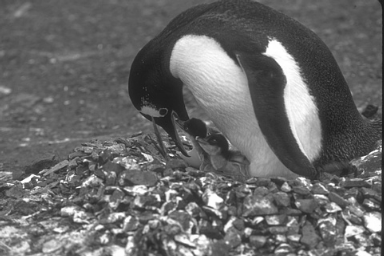
#> input picture 課程學習/影像處理/drive-download-20200918T011645Z-001/penguin.png, 384 x 256 px
$ python 01.py
#> lines starting #> are read from the running program, lines starting #| are printed output that depends on the picture; after the words box and inside, x2 and y2 are one past the last pixel; in counts of white or black regions, pixels touching at a corner belong together
import cv2
import numpy as np

def calcAndDrawHist(image, color):
    hist= cv2.calcHist([image], [0], None, [256], [0.0,255.0])
    minVal, maxVal, minLoc, maxLoc = cv2.minMaxLoc(hist)
    histImg = np.zeros([256,256,3], np.uint8)
    hpt = int(0.9* 256)

    for h in range(256):
        intensity = int(hist[h]*hpt/maxVal)
        cv2.line(histImg,(h,256), (h,256-intensity), color)

    return histImg

img = cv2.imread("penguin.png",0)
#> img is the input picture: shape (256, 384); min 23, max 255, mean 104.8
eqimg = cv2.equalizeHist(img)
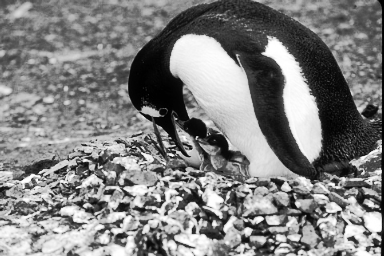
#> eqimg: shape (256, 384); min 0, max 255, mean 128.7

his = calcAndDrawHist(img,(255,255,255))
#> in calcAndDrawHist, `hist= cv2.calcHist([image], [0], None, [256], [0.0,255.0])`: hist = 256 values, max 2088 at index 93, min 0 at index 0, mean 383.9
#> in calcAndDrawHist, `minVal, maxVal, minLoc, maxLoc = cv2.minMaxLoc(hist)`: minVal = 0; maxVal = 2088; minLoc = (0, 0); maxLoc = (0, 93)
#> the loop in calcAndDrawHist, `for h in range(256):` made 256 passes
#> intensity on passes 1 to 3: 0, 0, 0
#> after the loop in calcAndDrawHist, `for h in range(256):`:
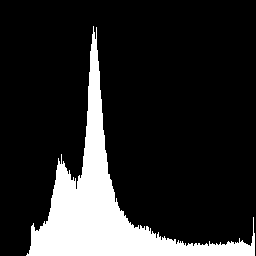
#> histImg: shape (256, 256, 3); 16.3% white; 1 white region, box (x1, y1, x2, y2) and area: (26, 26, 255, 256) 10713
his2 = calcAndDrawHist(eqimg,(255,255,255))
#> call 2 of calcAndDrawHist, with color = (255, 255, 255)
#> in calcAndDrawHist (call 2), `hist= cv2.calcHist([image], [0], None, [256], [0.0,255.0])`: hist = 256 values, max 2088 at index 121, min 0 at index 18, mean 383
#> in calcAndDrawHist (call 2), `minVal, maxVal, minLoc, maxLoc = cv2.minMaxLoc(hist)`: minLoc = (0, 18); maxLoc = (0, 121)
#> the loop in calcAndDrawHist (call 2), `for h in range(256):` made 256 passes
#> intensity on passes 1 to 3: 14, 41, 31
#> after the loop in calcAndDrawHist (call 2), `for h in range(256):`:
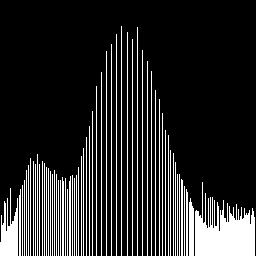
#> histImg: shape (256, 256, 3); 16.4% white; 61 white regions, largest, box (x1, y1, x2, y2) and area: (195, 182, 255, 256) 2558, (0, 188, 18, 256) 730, (189, 198, 194, 256) 264

cv2.imshow("img1",img)
cv2.imshow("img2",eqimg)
cv2.imshow("img3",his)
cv2.imshow("img4",his2)
cv2.waitKey()

$ run again, with 課程學習/影像處理/drive-download-20200918T011645Z-001/house.png copied over 課程學習/影像處理/drive-download-20200918T011645Z-001/penguin.png
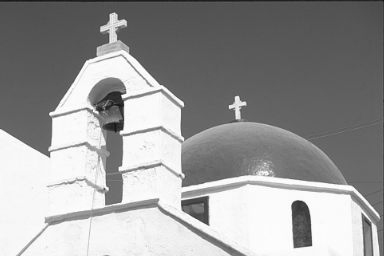
#> input picture 課程學習/影像處理/drive-download-20200918T011645Z-001/house.png, 384 x 256 px
#> img is the input picture: shape (256, 384); min 21, max 252, mean 152.7
#> hist = 256 values, max 4720 at index 249, min 0 at index 0, mean 384
#> minVal = 0; maxVal = 4720; minLoc = (0, 0); maxLoc = (0, 249)
#> the loop in calcAndDrawHist, `for h in range(256):` made 256 passes
#> intensity on passes 1 to 3: 0, 0, 0
#> after the loop in calcAndDrawHist, `for h in range(256):`:
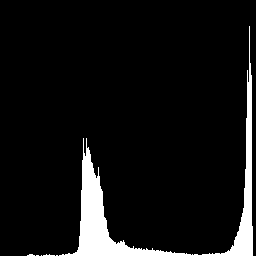
#> histImg: shape (256, 256, 3); 7.1% white; 6 white regions (5 under 20 px), largest, box (x1, y1, x2, y2) and area: (59, 26, 253, 256) 4642
#> hist = 256 values, max 4720 at index 233, min 0 at index 8, mean 381.6
#> minLoc = (0, 8); maxLoc = (0, 233)
#> the loop in calcAndDrawHist (call 2), `for h in range(256):` made 256 passes
#> intensity on passes 1 to 3: 7, 20, 18
#> after the loop in calcAndDrawHist (call 2), `for h in range(256):`:
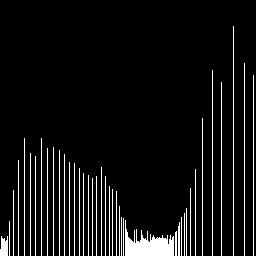
#> histImg: shape (256, 256, 3); 7.2% white; 41 white regions, largest, box (x1, y1, x2, y2) and area: (125, 220, 174, 256) 924, (233, 26, 234, 256) 230, (244, 63, 245, 256) 193

$ run again, with 課程學習/影像處理/drive-download-20200918T011645Z-001/2020-09-19_09-29-49_031.jpg saved as 課程學習/影像處理/drive-download-20200918T011645Z-001/penguin.png
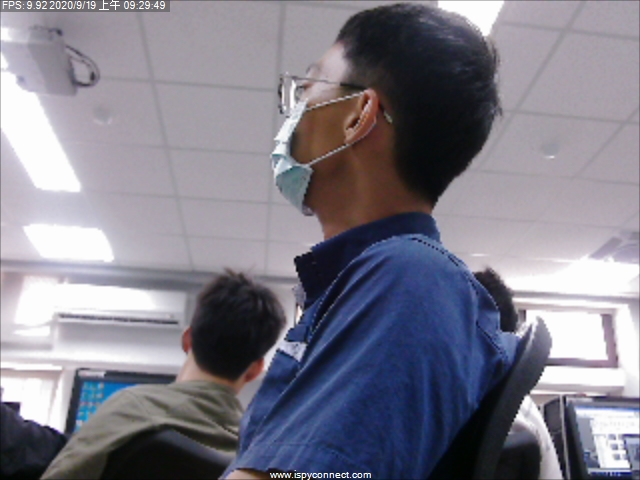
#> input picture 課程學習/影像處理/drive-download-20200918T011645Z-001/2020-09-19_09-29-49_031.jpg, 640 x 480 px
#> hist = 256 values, max 19172 at index 253, min 0 at index 0, mean 1199.9
#> minVal = 0; maxVal = 19172; minLoc = (0, 0); maxLoc = (0, 253)
#> the loop in calcAndDrawHist, `for h in range(256):` made 256 passes
#> intensity on passes 1 to 3: 0, 0, 2
#> after the loop in calcAndDrawHist, `for h in range(256):`:
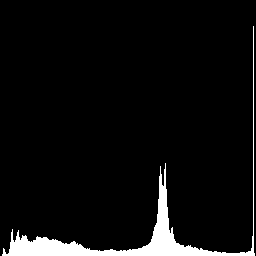
#> histImg: shape (256, 256, 3); 5.4% white; 1 white region, box (x1, y1, x2, y2) and area: (2, 26, 255, 256) 3558
#> hist = 256 values, max 7835 at index 180, min 0 at index 6, mean 1123.9
#> maxVal = 7835; minLoc = (0, 6); maxLoc = (0, 180)
#> the loop in calcAndDrawHist (call 2), `for h in range(256):` made 256 passes
#> intensity on passes 1 to 3: 6, 38, 32
#> after the loop in calcAndDrawHist (call 2), `for h in range(256):`:
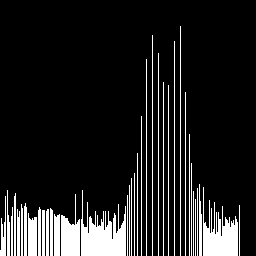
#> histImg: shape (256, 256, 3); 12.8% white; 37 white regions, largest, box (x1, y1, x2, y2) and area: (81, 190, 126, 256) 1599, (203, 187, 238, 256) 1251, (61, 194, 80, 256) 703
